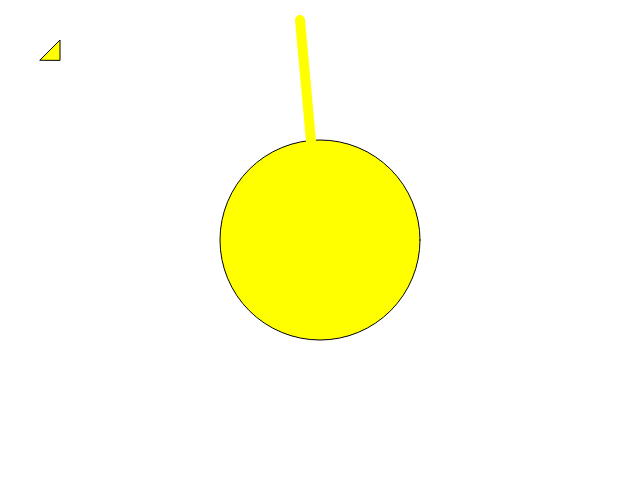
Frame 1 (no input)
Frame 60 (no input): identical to frame 1, image omitted
Frame 120 (the mouse pressed at the canvas centre since frame 60): identical to frame 1, image omitted

The p5.js sketch that drew this single still picture (run headless with seeded random() and noise() and a simulated clock; from frame 60 on, the mouse is pressed at the canvas centre):

// p5.js sketch
// ── sketch.js
function setup() {
  

createCanvas(640, 480);
fill(255, 255, 0);
circle(320, 240, 200);
triangle( 40, 60, 60, 40, 60, 60);
strokeWeight(10);
stroke(255, 255, 0);
line( 320, 240, 300, 20);


;

}
function draw() {
 
  
}

function circle(x, y, diameter){
  
  ellipse(x, y, diameter, diameter);
  
}
